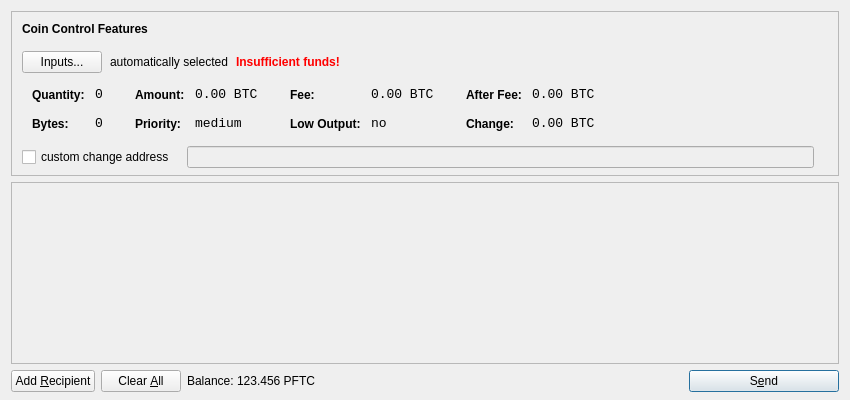
<?xml version="1.0" encoding="UTF-8"?>
<ui version="4.0">
 <class>SendCoinsDialog</class>
 <widget class="QDialog" name="SendCoinsDialog">
  <property name="geometry">
   <rect>
    <x>0</x>
    <y>0</y>
    <width>850</width>
    <height>400</height>
   </rect>
  </property>
  <property name="windowTitle">
   <string>Send Coins</string>
  </property>
  <layout class="QVBoxLayout" name="verticalLayout" stretch="0,1,0">
   <property name="bottomMargin">
    <number>8</number>
   </property>
   <item>
    <widget class="QFrame" name="frameCoinControl">
     <property name="sizePolicy">
      <sizepolicy hsizetype="Expanding" vsizetype="Expanding">
       <horstretch>0</horstretch>
       <verstretch>0</verstretch>
      </sizepolicy>
     </property>
     <property name="maximumSize">
      <size>
       <width>16777215</width>
       <height>16777215</height>
      </size>
     </property>
     <property name="frameShape">
      <enum>QFrame::StyledPanel</enum>
     </property>
     <property name="frameShadow">
      <enum>QFrame::Sunken</enum>
     </property>
     <layout class="QVBoxLayout" name="verticalLayoutCoinControl2">
      <property name="spacing">
       <number>-1</number>
      </property>
      <property name="leftMargin">
       <number>0</number>
      </property>
      <property name="topMargin">
       <number>0</number>
      </property>
      <property name="rightMargin">
       <number>0</number>
      </property>
      <property name="bottomMargin">
       <number>6</number>
      </property>
      <item>
       <layout class="QVBoxLayout" name="verticalLayoutCoinControl" stretch="0,0,0,0,1">
        <property name="spacing">
         <number>0</number>
        </property>
        <property name="leftMargin">
         <number>10</number>
        </property>
        <property name="topMargin">
         <number>10</number>
        </property>
        <item>
         <layout class="QHBoxLayout" name="horizontalLayoutCoinControl1">
          <property name="bottomMargin">
           <number>15</number>
          </property>
          <item>
           <widget class="QLabel" name="labelCoinControlFeatures">
            <property name="sizePolicy">
             <sizepolicy hsizetype="Preferred" vsizetype="Maximum">
              <horstretch>0</horstretch>
              <verstretch>0</verstretch>
             </sizepolicy>
            </property>
            <property name="font">
             <font>
              <weight>75</weight>
              <bold>true</bold>
             </font>
            </property>
            <property name="styleSheet">
             <string notr="true">font-weight:bold;</string>
            </property>
            <property name="text">
             <string>Coin Control Features</string>
            </property>
           </widget>
          </item>
         </layout>
        </item>
        <item>
         <layout class="QHBoxLayout" name="horizontalLayoutCoinControl2" stretch="0,0,0,0">
          <property name="spacing">
           <number>8</number>
          </property>
          <property name="bottomMargin">
           <number>10</number>
          </property>
          <item>
           <widget class="QPushButton" name="pushButtonCoinControl">
            <property name="styleSheet">
             <string notr="true"/>
            </property>
            <property name="text">
             <string>Inputs...</string>
            </property>
           </widget>
          </item>
          <item>
           <widget class="QLabel" name="labelCoinControlAutomaticallySelected">
            <property name="text">
             <string>automatically selected</string>
            </property>
            <property name="margin">
             <number>5</number>
            </property>
           </widget>
          </item>
          <item>
           <widget class="QLabel" name="labelCoinControlInsuffFunds">
            <property name="font">
             <font>
              <weight>75</weight>
              <bold>true</bold>
             </font>
            </property>
            <property name="styleSheet">
             <string notr="true">color:red;font-weight:bold;</string>
            </property>
            <property name="text">
             <string>Insufficient funds!</string>
            </property>
            <property name="margin">
             <number>5</number>
            </property>
           </widget>
          </item>
          <item>
           <spacer name="horizontalSpacerCoinControl">
            <property name="orientation">
             <enum>Qt::Horizontal</enum>
            </property>
            <property name="sizeHint" stdset="0">
             <size>
              <width>40</width>
              <height>1</height>
             </size>
            </property>
           </spacer>
          </item>
         </layout>
        </item>
        <item>
         <widget class="QWidget" name="widgetCoinControl" native="true">
          <property name="sizePolicy">
           <sizepolicy hsizetype="Preferred" vsizetype="Preferred">
            <horstretch>0</horstretch>
            <verstretch>0</verstretch>
           </sizepolicy>
          </property>
          <property name="minimumSize">
           <size>
            <width>0</width>
            <height>0</height>
           </size>
          </property>
          <property name="styleSheet">
           <string notr="true"/>
          </property>
          <layout class="QHBoxLayout" name="horizontalLayoutCoinControl5">
           <property name="margin">
            <number>0</number>
           </property>
           <item>
            <layout class="QHBoxLayout" name="horizontalLayoutCoinControl3" stretch="0,0,0,1">
             <property name="spacing">
              <number>20</number>
             </property>
             <property name="topMargin">
              <number>0</number>
             </property>
             <property name="bottomMargin">
              <number>10</number>
             </property>
             <item>
              <layout class="QFormLayout" name="formLayoutCoinControl1">
               <property name="horizontalSpacing">
                <number>10</number>
               </property>
               <property name="verticalSpacing">
                <number>14</number>
               </property>
               <property name="leftMargin">
                <number>10</number>
               </property>
               <property name="topMargin">
                <number>4</number>
               </property>
               <property name="rightMargin">
                <number>6</number>
               </property>
               <item row="0" column="0">
                <widget class="QLabel" name="labelCoinControlQuantityText">
                 <property name="styleSheet">
                  <string notr="true">font-weight:bold;</string>
                 </property>
                 <property name="text">
                  <string>Quantity:</string>
                 </property>
                 <property name="margin">
                  <number>0</number>
                 </property>
                </widget>
               </item>
               <item row="0" column="1">
                <widget class="QLabel" name="labelCoinControlQuantity">
                 <property name="font">
                  <font>
                   <family>Monospace</family>
                   <pointsize>10</pointsize>
                  </font>
                 </property>
                 <property name="cursor">
                  <cursorShape>IBeamCursor</cursorShape>
                 </property>
                 <property name="contextMenuPolicy">
                  <enum>Qt::ActionsContextMenu</enum>
                 </property>
                 <property name="text">
                  <string notr="true">0</string>
                 </property>
                 <property name="margin">
                  <number>0</number>
                 </property>
                 <property name="textInteractionFlags">
                  <set>Qt::LinksAccessibleByMouse|Qt::TextSelectableByKeyboard|Qt::TextSelectableByMouse</set>
                 </property>
                </widget>
               </item>
               <item row="1" column="0">
                <widget class="QLabel" name="labelCoinControlBytesText">
                 <property name="styleSheet">
                  <string notr="true">font-weight:bold;</string>
                 </property>
                 <property name="text">
                  <string>Bytes:</string>
                 </property>
                </widget>
               </item>
               <item row="1" column="1">
                <widget class="QLabel" name="labelCoinControlBytes">
                 <property name="font">
                  <font>
                   <family>Monospace</family>
                   <pointsize>10</pointsize>
                  </font>
                 </property>
                 <property name="cursor">
                  <cursorShape>IBeamCursor</cursorShape>
                 </property>
                 <property name="contextMenuPolicy">
                  <enum>Qt::ActionsContextMenu</enum>
                 </property>
                 <property name="text">
                  <string notr="true">0</string>
                 </property>
                 <property name="textInteractionFlags">
                  <set>Qt::LinksAccessibleByMouse|Qt::TextSelectableByKeyboard|Qt::TextSelectableByMouse</set>
                 </property>
                </widget>
               </item>
              </layout>
             </item>
             <item>
              <layout class="QFormLayout" name="formLayoutCoinControl2">
               <property name="horizontalSpacing">
                <number>10</number>
               </property>
               <property name="verticalSpacing">
                <number>14</number>
               </property>
               <property name="leftMargin">
                <number>6</number>
               </property>
               <property name="topMargin">
                <number>4</number>
               </property>
               <property name="rightMargin">
                <number>6</number>
               </property>
               <item row="0" column="0">
                <widget class="QLabel" name="labelCoinControlAmountText">
                 <property name="styleSheet">
                  <string notr="true">font-weight:bold;</string>
                 </property>
                 <property name="text">
                  <string>Amount:</string>
                 </property>
                 <property name="margin">
                  <number>0</number>
                 </property>
                </widget>
               </item>
               <item row="0" column="1">
                <widget class="QLabel" name="labelCoinControlAmount">
                 <property name="font">
                  <font>
                   <family>Monospace</family>
                   <pointsize>10</pointsize>
                  </font>
                 </property>
                 <property name="cursor">
                  <cursorShape>IBeamCursor</cursorShape>
                 </property>
                 <property name="contextMenuPolicy">
                  <enum>Qt::ActionsContextMenu</enum>
                 </property>
                 <property name="text">
                  <string notr="true">0.00 BTC</string>
                 </property>
                 <property name="textInteractionFlags">
                  <set>Qt::LinksAccessibleByMouse|Qt::TextSelectableByKeyboard|Qt::TextSelectableByMouse</set>
                 </property>
                </widget>
               </item>
               <item row="1" column="0">
                <widget class="QLabel" name="labelCoinControlPriorityText">
                 <property name="styleSheet">
                  <string notr="true">font-weight:bold;</string>
                 </property>
                 <property name="text">
                  <string>Priority:</string>
                 </property>
                </widget>
               </item>
               <item row="1" column="1">
                <widget class="QLabel" name="labelCoinControlPriority">
                 <property name="font">
                  <font>
                   <family>Monospace</family>
                   <pointsize>10</pointsize>
                  </font>
                 </property>
                 <property name="cursor">
                  <cursorShape>IBeamCursor</cursorShape>
                 </property>
                 <property name="contextMenuPolicy">
                  <enum>Qt::ActionsContextMenu</enum>
                 </property>
                 <property name="text">
                  <string>medium</string>
                 </property>
                 <property name="textInteractionFlags">
                  <set>Qt::LinksAccessibleByMouse|Qt::TextSelectableByKeyboard|Qt::TextSelectableByMouse</set>
                 </property>
                </widget>
               </item>
              </layout>
             </item>
             <item>
              <layout class="QFormLayout" name="formLayoutCoinControl3">
               <property name="horizontalSpacing">
                <number>10</number>
               </property>
               <property name="verticalSpacing">
                <number>14</number>
               </property>
               <property name="leftMargin">
                <number>6</number>
               </property>
               <property name="topMargin">
                <number>4</number>
               </property>
               <property name="rightMargin">
                <number>6</number>
               </property>
               <item row="0" column="0">
                <widget class="QLabel" name="labelCoinControlFeeText">
                 <property name="styleSheet">
                  <string notr="true">font-weight:bold;</string>
                 </property>
                 <property name="text">
                  <string>Fee:</string>
                 </property>
                 <property name="margin">
                  <number>0</number>
                 </property>
                </widget>
               </item>
               <item row="0" column="1">
                <widget class="QLabel" name="labelCoinControlFee">
                 <property name="font">
                  <font>
                   <family>Monospace</family>
                   <pointsize>10</pointsize>
                  </font>
                 </property>
                 <property name="cursor">
                  <cursorShape>IBeamCursor</cursorShape>
                 </property>
                 <property name="contextMenuPolicy">
                  <enum>Qt::ActionsContextMenu</enum>
                 </property>
                 <property name="text">
                  <string notr="true">0.00 BTC</string>
                 </property>
                 <property name="textInteractionFlags">
                  <set>Qt::LinksAccessibleByMouse|Qt::TextSelectableByKeyboard|Qt::TextSelectableByMouse</set>
                 </property>
                </widget>
               </item>
               <item row="1" column="0">
                <widget class="QLabel" name="labelCoinControlLowOutputText">
                 <property name="styleSheet">
                  <string notr="true">font-weight:bold;</string>
                 </property>
                 <property name="text">
                  <string>Low Output:</string>
                 </property>
                </widget>
               </item>
               <item row="1" column="1">
                <widget class="QLabel" name="labelCoinControlLowOutput">
                 <property name="font">
                  <font>
                   <family>Monospace</family>
                   <pointsize>10</pointsize>
                  </font>
                 </property>
                 <property name="cursor">
                  <cursorShape>IBeamCursor</cursorShape>
                 </property>
                 <property name="contextMenuPolicy">
                  <enum>Qt::ActionsContextMenu</enum>
                 </property>
                 <property name="text">
                  <string>no</string>
                 </property>
                 <property name="textInteractionFlags">
                  <set>Qt::LinksAccessibleByMouse|Qt::TextSelectableByKeyboard|Qt::TextSelectableByMouse</set>
                 </property>
                </widget>
               </item>
              </layout>
             </item>
             <item>
              <layout class="QFormLayout" name="formLayoutCoinControl4">
               <property name="horizontalSpacing">
                <number>10</number>
               </property>
               <property name="verticalSpacing">
                <number>14</number>
               </property>
               <property name="leftMargin">
                <number>6</number>
               </property>
               <property name="topMargin">
                <number>4</number>
               </property>
               <property name="rightMargin">
                <number>6</number>
               </property>
               <item row="0" column="0">
                <widget class="QLabel" name="labelCoinControlAfterFeeText">
                 <property name="styleSheet">
                  <string notr="true">font-weight:bold;</string>
                 </property>
                 <property name="text">
                  <string>After Fee:</string>
                 </property>
                 <property name="margin">
                  <number>0</number>
                 </property>
                </widget>
               </item>
               <item row="0" column="1">
                <widget class="QLabel" name="labelCoinControlAfterFee">
                 <property name="font">
                  <font>
                   <family>Monospace</family>
                   <pointsize>10</pointsize>
                  </font>
                 </property>
                 <property name="cursor">
                  <cursorShape>IBeamCursor</cursorShape>
                 </property>
                 <property name="contextMenuPolicy">
                  <enum>Qt::ActionsContextMenu</enum>
                 </property>
                 <property name="text">
                  <string notr="true">0.00 BTC</string>
                 </property>
                 <property name="textInteractionFlags">
                  <set>Qt::LinksAccessibleByMouse|Qt::TextSelectableByKeyboard|Qt::TextSelectableByMouse</set>
                 </property>
                </widget>
               </item>
               <item row="1" column="0">
                <widget class="QLabel" name="labelCoinControlChangeText">
                 <property name="styleSheet">
                  <string notr="true">font-weight:bold;</string>
                 </property>
                 <property name="text">
                  <string>Change:</string>
                 </property>
                </widget>
               </item>
               <item row="1" column="1">
                <widget class="QLabel" name="labelCoinControlChange">
                 <property name="font">
                  <font>
                   <family>Monospace</family>
                   <pointsize>10</pointsize>
                  </font>
                 </property>
                 <property name="cursor">
                  <cursorShape>IBeamCursor</cursorShape>
                 </property>
                 <property name="contextMenuPolicy">
                  <enum>Qt::ActionsContextMenu</enum>
                 </property>
                 <property name="text">
                  <string notr="true">0.00 BTC</string>
                 </property>
                 <property name="textInteractionFlags">
                  <set>Qt::LinksAccessibleByMouse|Qt::TextSelectableByKeyboard|Qt::TextSelectableByMouse</set>
                 </property>
                </widget>
               </item>
              </layout>
             </item>
            </layout>
           </item>
          </layout>
         </widget>
        </item>
        <item>
         <layout class="QHBoxLayout" name="horizontalLayoutCoinControl4" stretch="0,0,0">
          <property name="spacing">
           <number>12</number>
          </property>
          <property name="sizeConstraint">
           <enum>QLayout::SetDefaultConstraint</enum>
          </property>
          <property name="topMargin">
           <number>5</number>
          </property>
          <property name="rightMargin">
           <number>5</number>
          </property>
          <item>
           <widget class="QCheckBox" name="checkBoxCoinControlChange">
            <property name="text">
             <string>custom change address</string>
            </property>
           </widget>
          </item>
          <item>
           <widget class="QLineEdit" name="lineEditCoinControlChange">
            <property name="enabled">
             <bool>false</bool>
            </property>
            <property name="sizePolicy">
             <sizepolicy hsizetype="Expanding" vsizetype="Fixed">
              <horstretch>0</horstretch>
              <verstretch>0</verstretch>
             </sizepolicy>
            </property>
           </widget>
          </item>
          <item>
           <widget class="QLabel" name="labelCoinControlChangeLabel">
            <property name="sizePolicy">
             <sizepolicy hsizetype="Preferred" vsizetype="Expanding">
              <horstretch>0</horstretch>
              <verstretch>0</verstretch>
             </sizepolicy>
            </property>
            <property name="minimumSize">
             <size>
              <width>0</width>
              <height>0</height>
             </size>
            </property>
            <property name="text">
             <string/>
            </property>
            <property name="margin">
             <number>3</number>
            </property>
           </widget>
          </item>
         </layout>
        </item>
        <item>
         <spacer name="verticalSpacerCoinControl">
          <property name="orientation">
           <enum>Qt::Vertical</enum>
          </property>
          <property name="sizeHint" stdset="0">
           <size>
            <width>800</width>
            <height>1</height>
           </size>
          </property>
         </spacer>
        </item>
       </layout>
      </item>
     </layout>
    </widget>
   </item>
   <item>
    <widget class="QScrollArea" name="scrollArea">
     <property name="widgetResizable">
      <bool>true</bool>
     </property>
     <widget class="QWidget" name="scrollAreaWidgetContents">
      <property name="geometry">
       <rect>
        <x>0</x>
        <y>0</y>
        <width>830</width>
        <height>165</height>
       </rect>
      </property>
      <layout class="QVBoxLayout" name="verticalLayout_2">
       <property name="margin">
        <number>0</number>
       </property>
       <item>
        <layout class="QVBoxLayout" name="entries">
         <property name="spacing">
          <number>6</number>
         </property>
        </layout>
       </item>
       <item>
        <spacer name="verticalSpacer">
         <property name="orientation">
          <enum>Qt::Vertical</enum>
         </property>
         <property name="sizeHint" stdset="0">
          <size>
           <width>20</width>
           <height>40</height>
          </size>
         </property>
        </spacer>
       </item>
      </layout>
     </widget>
    </widget>
   </item>
   <item>
    <layout class="QHBoxLayout" name="horizontalLayout">
     <item>
      <widget class="QPushButton" name="addButton">
       <property name="toolTip">
        <string>Send to multiple recipients at once</string>
       </property>
       <property name="text">
        <string>Add &amp;Recipient</string>
       </property>
       <property name="icon">
        <iconset resource="../bitcoin.qrc">
         <normaloff>:/icons/add</normaloff>:/icons/add</iconset>
       </property>
       <property name="autoDefault">
        <bool>false</bool>
       </property>
      </widget>
     </item>
     <item>
      <widget class="QPushButton" name="clearButton">
       <property name="sizePolicy">
        <sizepolicy hsizetype="Minimum" vsizetype="Fixed">
         <horstretch>0</horstretch>
         <verstretch>0</verstretch>
        </sizepolicy>
       </property>
       <property name="toolTip">
        <string>Remove all transaction fields</string>
       </property>
       <property name="text">
        <string>Clear &amp;All</string>
       </property>
       <property name="icon">
        <iconset resource="../bitcoin.qrc">
         <normaloff>:/icons/remove</normaloff>:/icons/remove</iconset>
       </property>
       <property name="autoRepeatDelay">
        <number>300</number>
       </property>
       <property name="autoDefault">
        <bool>false</bool>
       </property>
      </widget>
     </item>
     <item>
      <layout class="QHBoxLayout" name="horizontalLayout_2">
       <property name="spacing">
        <number>3</number>
       </property>
       <item>
        <widget class="QLabel" name="label">
         <property name="text">
          <string>Balance:</string>
         </property>
        </widget>
       </item>
       <item>
        <widget class="QLabel" name="labelBalance">
         <property name="cursor">
          <cursorShape>IBeamCursor</cursorShape>
         </property>
         <property name="text">
          <string>123.456 PFTC</string>
         </property>
         <property name="textInteractionFlags">
          <set>Qt::LinksAccessibleByMouse|Qt::TextSelectableByKeyboard|Qt::TextSelectableByMouse</set>
         </property>
        </widget>
       </item>
      </layout>
     </item>
     <item>
      <spacer name="horizontalSpacer">
       <property name="orientation">
        <enum>Qt::Horizontal</enum>
       </property>
       <property name="sizeHint" stdset="0">
        <size>
         <width>40</width>
         <height>20</height>
        </size>
       </property>
      </spacer>
     </item>
     <item>
      <widget class="QPushButton" name="sendButton">
       <property name="minimumSize">
        <size>
         <width>150</width>
         <height>0</height>
        </size>
       </property>
       <property name="toolTip">
        <string>Confirm the send action</string>
       </property>
       <property name="text">
        <string>S&amp;end</string>
       </property>
       <property name="icon">
        <iconset resource="../bitcoin.qrc">
         <normaloff>:/icons/send</normaloff>:/icons/send</iconset>
       </property>
       <property name="default">
        <bool>true</bool>
       </property>
      </widget>
     </item>
    </layout>
   </item>
  </layout>
 </widget>
 <resources>
  <include location="../bitcoin.qrc"/>
 </resources>
 <connections/>
</ui>
